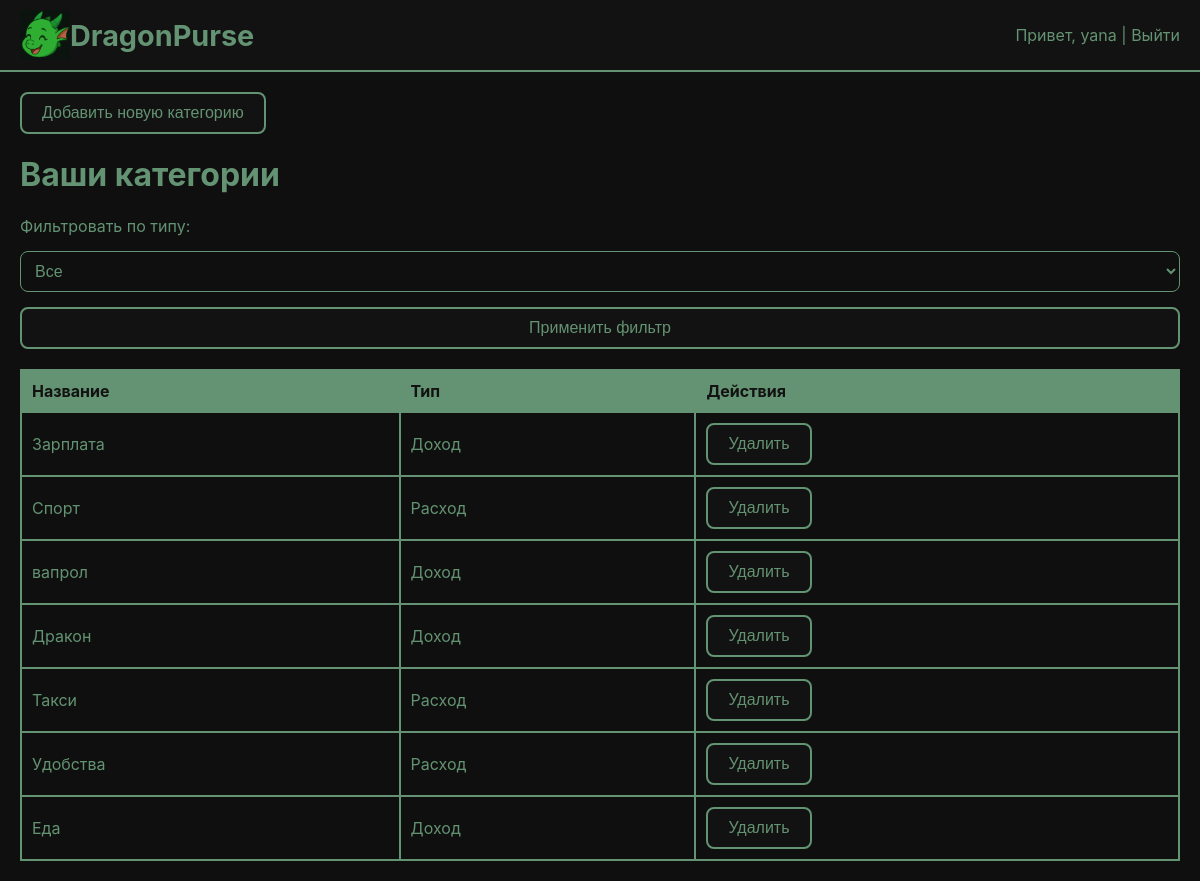
Page /categories/ (signed in) on the committed database.
### accounts/models.py (models this page shows, shortened)
class Category(models.Model):
    CATEGORY_TYPES = [
        ('income', 'Доход'),
        ('expense', 'Расход'),
    ]
    user = models.ForeignKey(User, on_delete=models.CASCADE)  # Это поле должно быть здесь
    name = models.CharField(max_length=100)
    category_type = models.CharField(max_length=10, choices=CATEGORY_TYPES)

### accounts/views.py (the view)
# urls.py: path('categories/', CategoryListView.as_view(), name='category_list'),
class CategoryListView(View):
    def get(self, request):
        category_type = request.GET.get('category_type')
        if category_type:
            categories = Category.objects.filter(user=request.user, category_type=category_type)
        else:
            categories = Category.objects.filter(user=request.user)  # Получаем все категории текущего пользователя
        return render(request, 'accounts/category_list.html', {'categories': categories, 'category_type': category_type})

### accounts/templates/accounts/category_list.html (shortened to what this page needs)
{% extends "accounts/base.html" %}
{% load static %}
{% block head %}<link rel="stylesheet" href="{% static 'accounts/css/header.css' %}">{% endblock %}
{% block content %}
    <a href="{% url 'category_create' %}"><button>Добавить новую категорию</button></a>
    <h1>Ваши категории</h1>
<form method="get" action="{% url 'category_list' %}">
    <label for="category_type">Фильтровать по типу:</label>
    <select name="category_type" id="category_type">
        <option value="">Все</option>
    </select>
    <button type="submit">Применить фильтр</button>
</form>
    <table>
    <thead>
        <tr>
            <th>Название</th>
            <th>Тип</th>
            <th>Действия</th>
        </tr>
    </thead>
    <tbody>
        {% for category in categories %}
            <tr>
                <td>{{ category.name }}</td>
                <td>{{ category.get_category_type_display }}</td>
                <td>
                    <form action="{% url 'category_delete' category.id %}" method="post" style="display:inline;">
                        <button type="submit" class="btn-danger">Удалить</button>
                    </form>
                </td>
            </tr>
        {% empty %}
            <tr>
                <td colspan="3">Нет категорий.</td>
            </tr>
        {% endfor %}
    </tbody>
</table>
{% endblock %}

### accounts/templates/accounts/base.html (shortened to what this page needs)
{% load static %}
<!DOCTYPE html>
<html lang="ru">
<head>
    <link rel="stylesheet" href="{% static 'accounts/css/main.css' %}">
    {% block head %}
    {% endblock %}
</head>
<body>
    <header>
        <h1>
            <img src="{% static 'accounts/img/happy_dragon_head.png' %}" width="50" height="50" alt="Счастливый дракончик">
            <a href="{% url 'dashboard' %}">DragonPurse</a>
        </h1>
        <div>
            Привет, {{ user.username }} | <a href="{% url 'logout' %}">Выйти</a>
        </div>
    </header>
    <div class="container">
        {% block content %}{% endblock %}
    </div>
</body>
</html>

### accounts/static/accounts/css/main.css (style rules this page uses)
body { font-family: "Inter", sans-serif; background-color: #0f0f0f; color: #639372; margin: 0; padding: 0; }
a { color: #639372; text-decoration: none; }
h1, h2, h3 { color: #639372; }
.container { max-width: 1200px; margin: 0 auto; padding: 20px; }
header { background-color: #131212; border-bottom: 2px solid #639372; padding: 10px 20px; display: flex; align-items: center; justify-content: space-between; }
header h1 { margin: 0; font-size: 1.8em; display: flex; align-items: center; }
button { background-color: #131212; color: #639372; border: 2px solid #639372; border-radius: 8px; padding: 10px 20px; font-size: 1em; cursor: pointer; transition: all 0.3s ease; }
form { display: flex; flex-direction: column; gap: 15px; }
input, select, textarea { background-color: #0f0f0f; color: #639372; border: 1px solid #639372; border-radius: 8px; padding: 10px; font-size: 1em; transition: 0.3s; }
table { width: 100%; border-collapse: collapse; margin-top: 20px; }
th, td { border: 2px solid #639372; padding: 10px; text-align: left; }
th { background-color: #639372; color: #131212; }

### rows in the picture
Category: name "Зарплата", category_type "Доход"
Category: name "Спорт", category_type "Расход"
Category: name "вапрол", category_type "Доход"
Category: name "Дракон", category_type "Доход"
Category: name "Такси", category_type "Расход"
Category: name "Удобства", category_type "Расход"
Category: name "Еда", category_type "Доход"

### other values in the picture
{{ user.username }} "yana"
